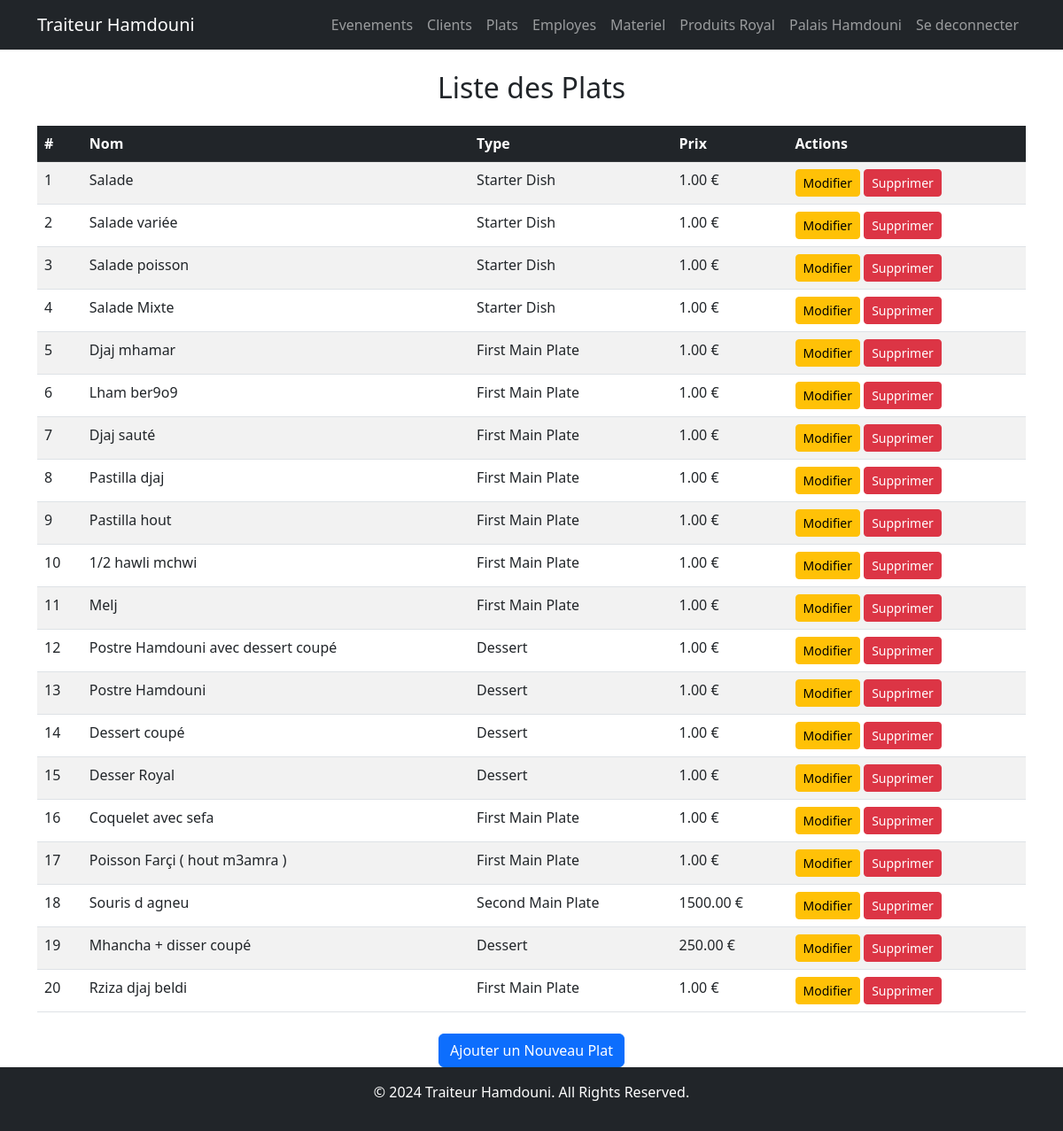
/menu/dishes/ (signed in), run on an earlier commit of the app's database.
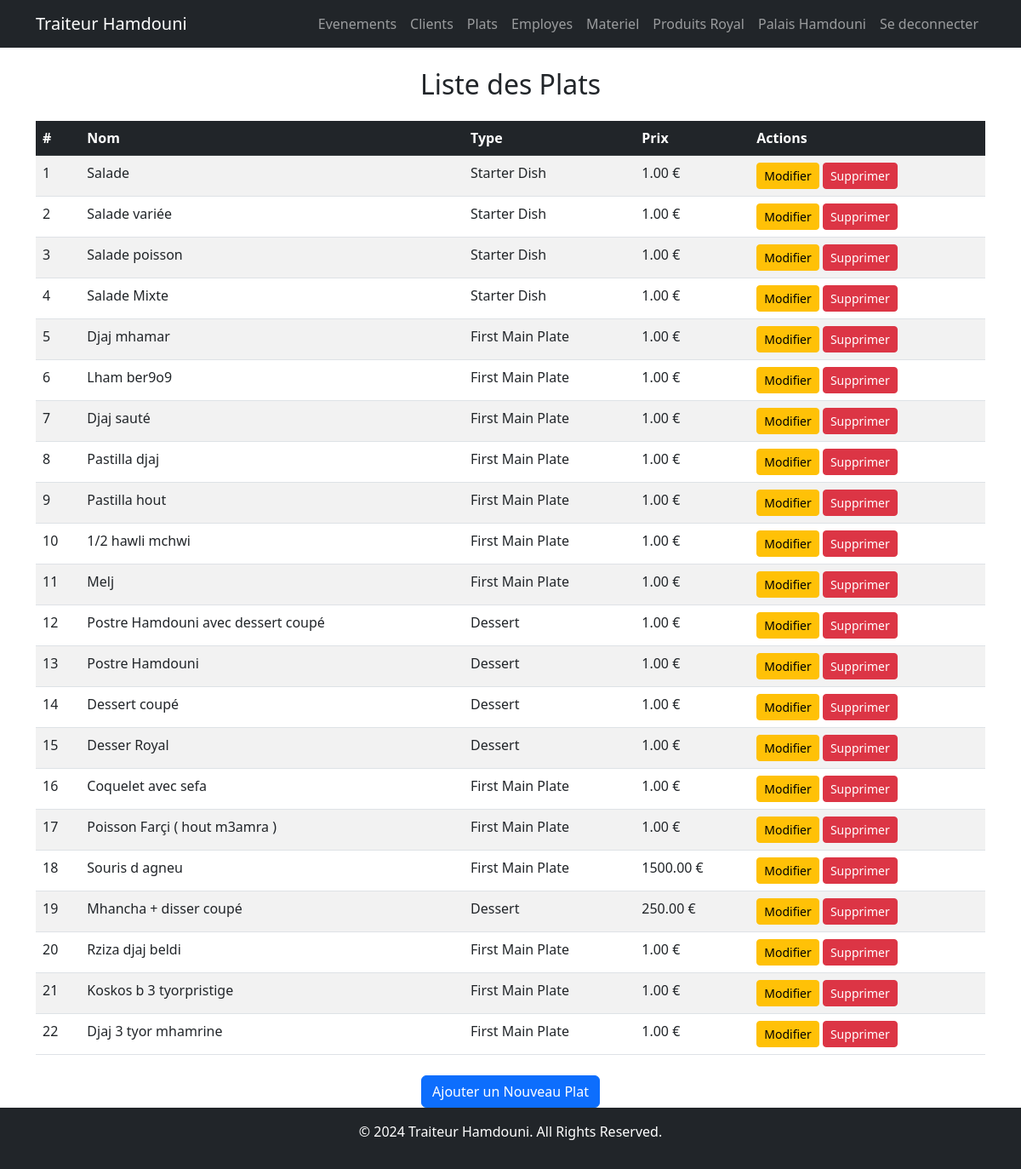
And on a later commit of the database.
### menu/models.py (models this page shows, shortened)
class Dish(models.Model):
    DISH_TYPES = [
        ('starter', 'Starter Dish'),
        ('first_main', 'First Main Plate'),
        ('second_main', 'Second Main Plate'),
        ('dessert', 'Dessert'),
    ]
    name = models.CharField(max_length=255, verbose_name="Dish Name")
    dish_type = models.CharField(max_length=20, choices=DISH_TYPES, verbose_name="Dish Type")
    description = models.TextField(blank=True, verbose_name="Description")
    price = models.DecimalField(max_digits=10, decimal_places=2, verbose_name="Price")

### menu/views.py (the view)
# urls.py: path('dishes/', views.dish_list, name='dish_list'),
def dish_list(request):
    dishes = Dish.objects.all()
    return render(request, 'menu/dish_list.html', {'dishes': dishes})

### menu/templates/menu/dish_list.html (shortened to what this page needs)
{% extends 'base.html' %}
{% block content %}
<h2 class="text-center">Liste des Plats</h2>
<table class="table table-striped mt-4">
    <thead class="table-dark">
        <tr>
            <th>#</th>
            <th>Nom</th>
            <th>Type</th>
            <th>Prix</th>
            <th>Actions</th>
        </tr>
    </thead>
    <tbody>
        {% for dish in dishes %}
        <tr>
            <td>{{ forloop.counter }}</td>
            <td>{{ dish.name }}</td>
            <td>{{ dish.get_dish_type_display }}</td>
            <td>{{ dish.price }} €</td>
            <td>
                <a href="{% url 'menu:edit_dish' dish.pk %}" class="btn btn-sm btn-warning">Modifier</a>
                <a href="{% url 'menu:delete_dish' dish.pk %}" class="btn btn-sm btn-danger">Supprimer</a>
            </td>
        </tr>
        {% empty %}
        <tr>
            <td colspan="5" class="text-center">Aucun plat trouvé.</td>
        </tr>
        {% endfor %}
    </tbody>
</table>
<div class="text-center mt-4">
    <a href="{% url 'menu:create_dish' %}" class="btn btn-primary">Ajouter un Nouveau Plat</a>
</div>
{% endblock %}

What changed in the data, as far as the page shows it:
changed Dish "Souris d agneu": dish_type "Second Main Plate" → "First Main Plate"
added Dish: name "Koskos b 3 tyorpristige", dish_type "First Main Plate", price "1.00"
added Dish: name "Djaj 3 tyor mhamrine", dish_type "First Main Plate", price "1.00"
